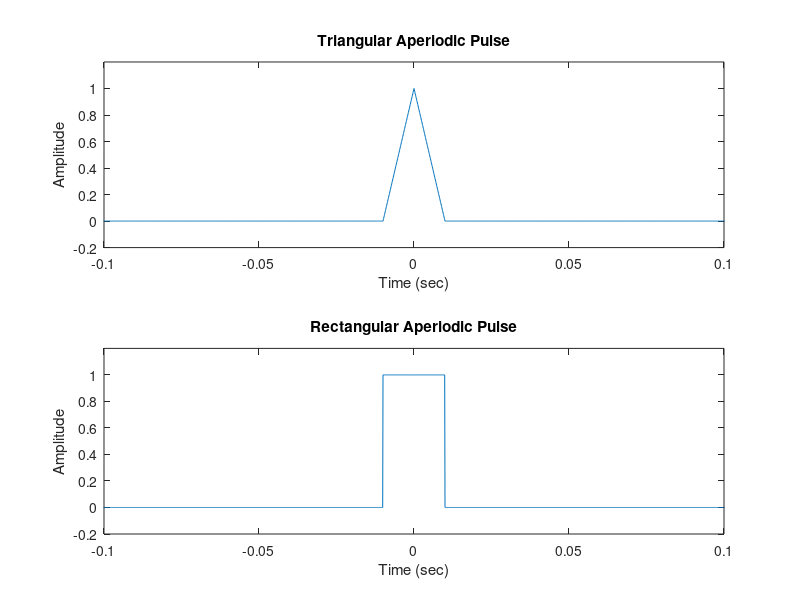

MATLAB code for this plot:
fs = 10000;

t = -1:1/fs:1;

x1 = tripuls(t,20e-3);

x2 = rectpuls(t,20e-3);

subplot(2,1,1);plot(t,x1)

axis([-0.1 0.1 -0.2 1.2])

xlabel('Time (sec)')

ylabel('Amplitude')

title('Triangular Aperiodic Pulse')

subplot(2,1,2); plot(t,x2)

axis([-0.1 0.1 -0.2 1.2])

xlabel('Time (sec)')

ylabel('Amplitude')

title('Rectangular Aperiodic Pulse')